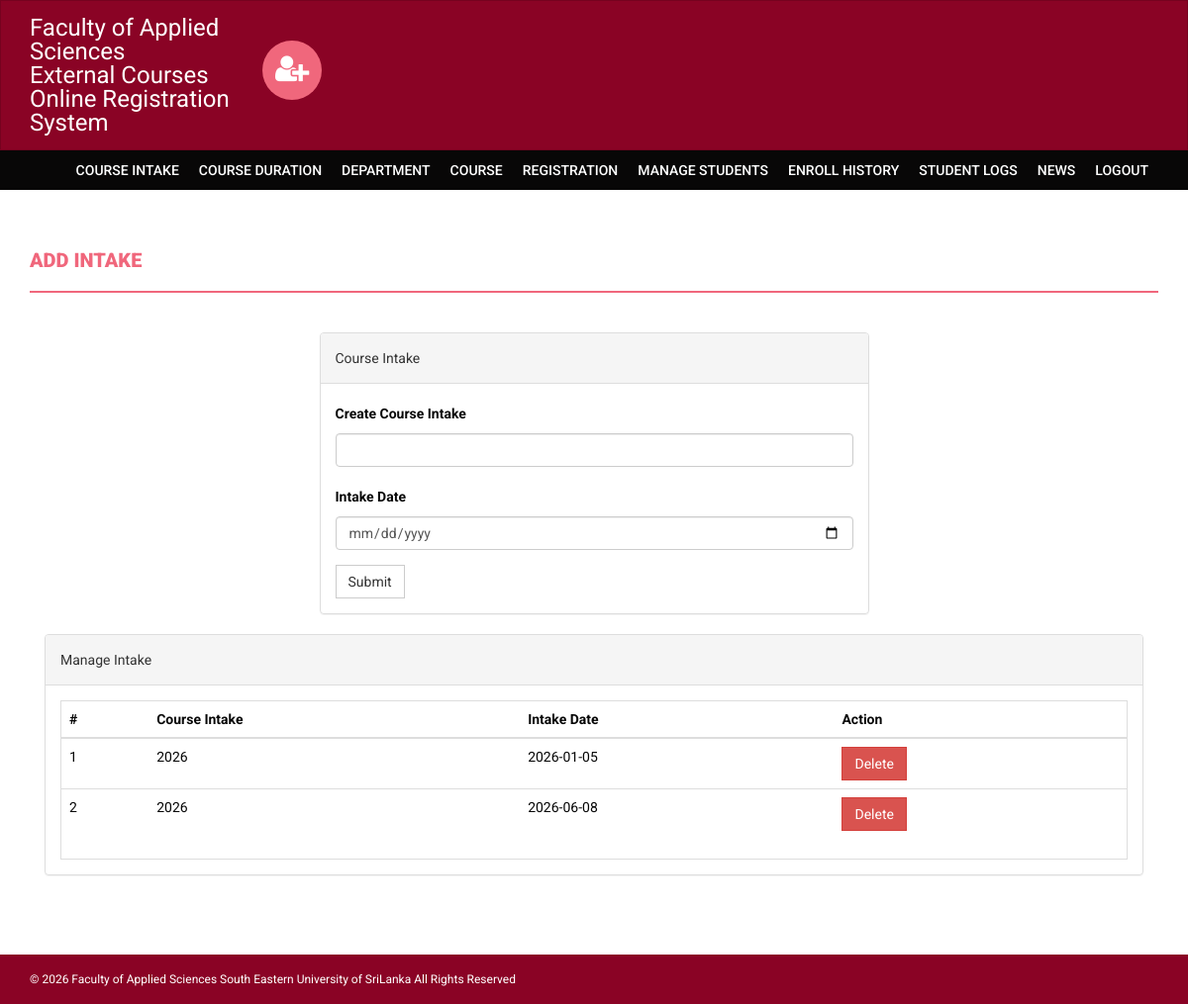
The app's page /onlinecourse/admin/session.php (signed in) with its own data.
### tables this page shows
CREATE TABLE `course_intake` (
  `id` int(11) NOT NULL,
  `session` varchar(255) DEFAULT NULL,
  `intake_date` date DEFAULT NULL,
  `creationDate` date DEFAULT NULL
);

### onlinecourse/admin/session.php (the view, shortened to what this page needs)
<?php
if(strlen($_SESSION['alogin'])==0)
    {
header('location:index.php');
}
else{
?>
<!DOCTYPE html>
<html xmlns="http://www.w3.org/1999/xhtml">
<head>
    <link href="../assets/css/bootstrap.css" rel="stylesheet" />
    <link href="../assets/css/font-awesome.css" rel="stylesheet" />
    <link href="../assets/css/style.css" rel="stylesheet" />
</head>
<body>
<?php include('includes/header.php');?>
<?php if($_SESSION['alogin']!="")
{
 include('includes/menubar.php');
}
 ?>
    <div class="content-wrapper">
        <div class="container">
              <div class="row">
                    <div class="col-md-12">
                        <h1 class="page-head-line">Add Intake </h1>
                    </div>
                </div>
                <div class="row" >
                  <div class="col-md-3"></div>
                    <div class="col-md-6">
                        <div class="panel panel-default">
                        <div class="panel-heading">
                           Course Intake
                        </div>
                        <div class="panel-body">
                       <form name="session" method="post" action="session.php">
   <div class="form-group">
    <label for="session">Create Course Intake </label>
    <input type="text" class="form-control" id="sesssion" name="sesssion" placeholder=" " />
  </div>
  <div class="form-group">
  <label for="intake_date">Intake Date</label>
  <input type="date" class="form-control" name="intake_date" required>
</div>
 <button type="submit" name="submit" class="btn btn-default">Submit</button>
</form>
                            </div>
                            </div>
                    </div>
                </div>
                <div class="col-md-12">
                    <div class="panel panel-default">
                        <div class="panel-heading">
                            Manage Intake
                        </div>
                        <div class="panel-body">
                            <div class="table-responsive table-bordered">
                                <table class="table">
                                    <thead>
                                        <tr>
                                            <th>#</th>
                                            <th>Course Intake</th>
                                            <th>Intake Date</th>
                                            <th>Action</th>
                                        </tr>
                                    </thead>
                                    <tbody>
<?php
$sql=mysqli_query($con,"select * from course_intake");
$cnt=1;
while($row=mysqli_fetch_array($sql))
{
?>
                                        <tr>
                                            <td><?php echo $cnt;?></td>
                                            <td><?php echo htmlentities($row['session']);?></td>
                                            <td><?php echo htmlentities($row['intake_date']);?></td>
                                            <td>
  <a href="session.php?id=<?php echo $row['id']?>&del=delete" onClick="return confirm('Are you sure you want to delete?')">
                                            <button class="btn btn-danger">Delete</button>
</a>
                                            </td>
                                        </tr>
<?php
$cnt++;
} ?>
                                    </tbody>
                                </table>
                            </div>
                        </div>
                    </div>
                </div>
            </div>
        </div>
  <?php include('includes/footer.php');?>
</body>
</html>
<?php } ?>

### onlinecourse/assets/css/style.css (style rules this page uses)
body { font-family: 'Roboto', sans-serif; line-height: 30px; }
.content-wrapper { margin-top: 40px; min-height: 600px; padding-bottom: 60px; }
.page-head-line { font-weight: 900; padding-bottom: 20px; border-bottom: 2px solid #F0677C; text-transform: uppercase; color: #F0677C; font-size: 20px; margin-bottom: 40px; }
.btn { border-radius: 0px; -webkit-border-radius: 0px; -moz-border-radius: 0px; }

### records on screen
course_intake: session "2026", intake_date "2026-01-05"
course_intake: session "2026", intake_date "2026-06-08"
